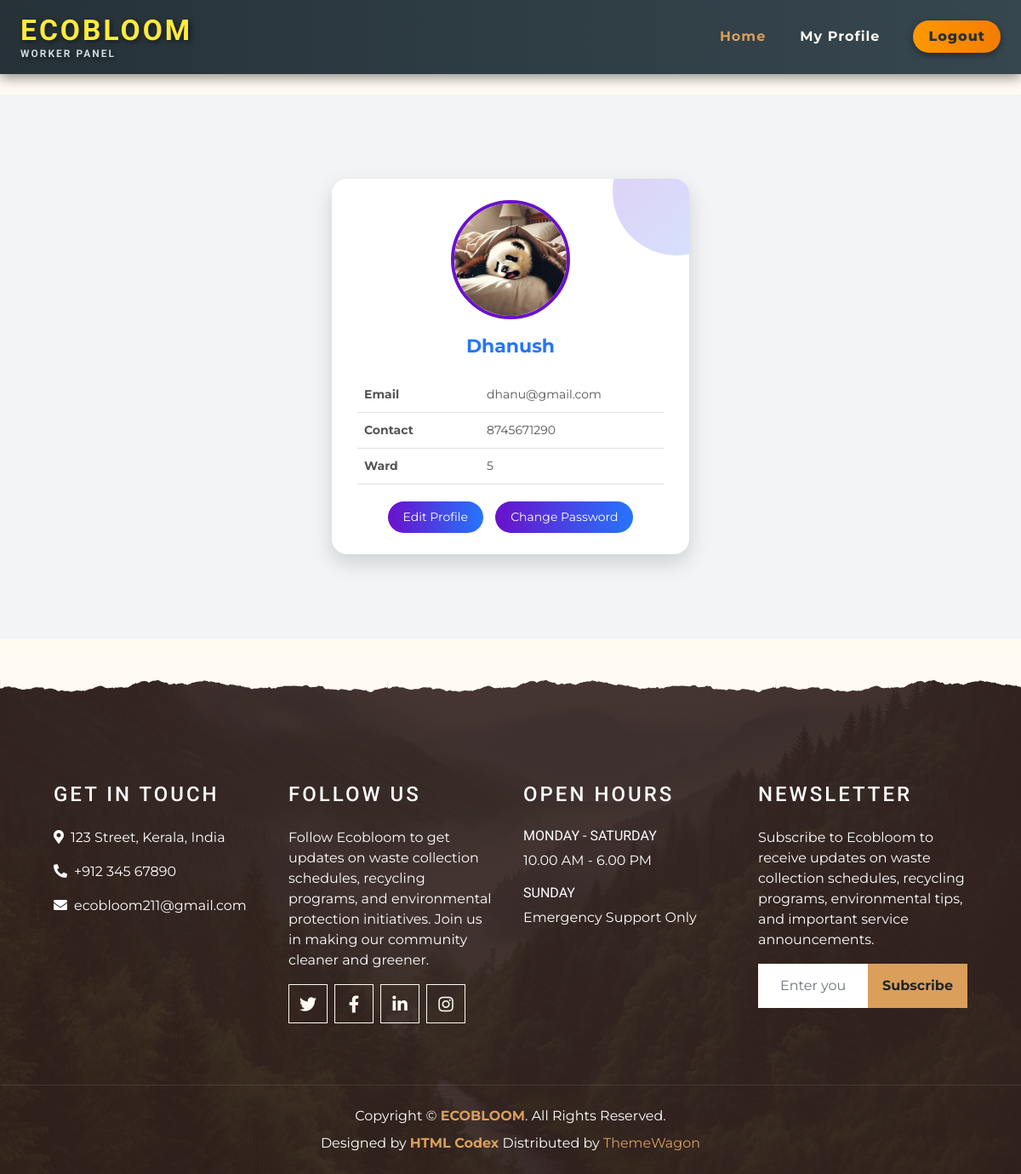
The app's page /worker/Profile/ (signed in), older data.
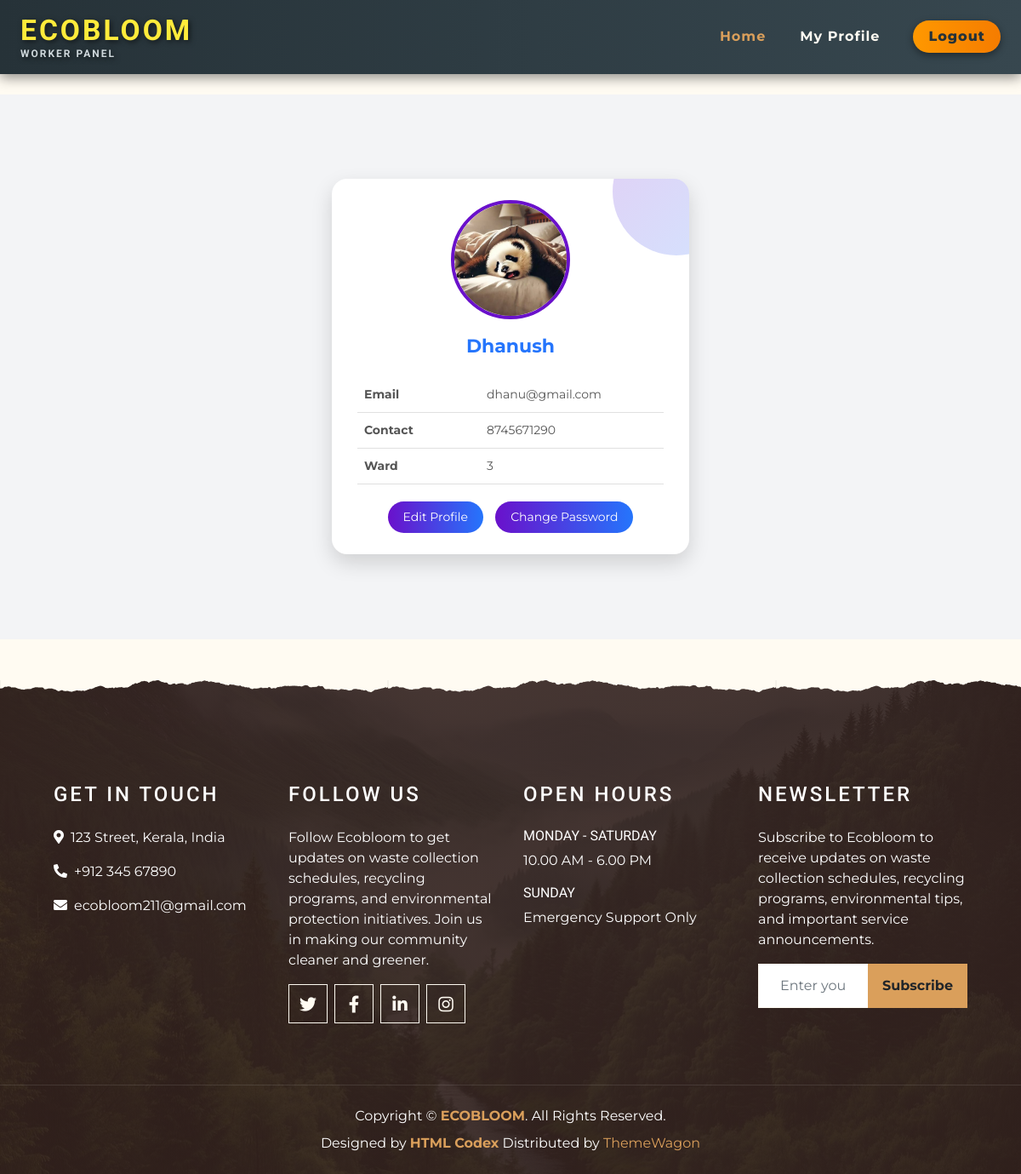
The same page, newer data.
### worker/models.py (models this page shows)
class tbl_assignward(models.Model):
    assignward_date=models.DateField(auto_now_add=True)
    ward_id=models.ForeignKey(tbl_ward, on_delete=models.CASCADE)
    worker_id=models.ForeignKey(tbl_worker, on_delete=models.CASCADE)

### Admin/models.py (models this page shows)
class tbl_ward(models.Model):
    ward_number=models.CharField(max_length=50)

### worker/views.py (the view)
# urls.py: path('Profile/',views.Profile,name="Profile"),
def Profile(request):
    if "wid" not in request.session:
        return redirect("Guest:Login")
    else:
        profiledata=tbl_worker.objects.get(id=request.session['wid'])
        assignwardata=tbl_assignward.objects.filter(worker_id=request.session['wid']).last()
        return render(request,"worker/Profile.html",{'Data':profiledata,'assignwardata':assignwardata})

### worker/Templates/Worker/Profile.html (shortened to what this page needs)
{% extends 'worker/Head.html' %}
{% block content %}
<div class="worker-profile-container">
    <div class="worker-profile-card">
        <img src="{{Data.worker_photo.url}}" alt="Worker Photo" class="worker-photo">
        <div class="worker-name">{{Data.worker_name}}</div>
        <table class="worker-profile-table">
            <tr>
                <td>Email</td>
                <td>{{Data.worker_email}}</td>
            </tr>
            <tr>
                <td>Contact</td>
                <td>{{Data.worker_contact}}</td>
            </tr>
            <tr>
                <td>Ward</td>
                <td>{{assignwardata.ward_id.ward_number}}</td>
            </tr>
        </table>
        <div class="worker-btns">
            <a href="{% url 'worker:EditProfile' %}">Edit Profile</a>
            <a href="{% url 'worker:ChangePassword' %}">Change Password</a>
        </div>
    </div>
</div>
{% endblock content %}

Row changes from the older to the newer data that the page shows:
removed tbl_assignward: ward_id.ward_number "5"
now on this page (row edited): tbl_assignward: ward_id.ward_number "3"
